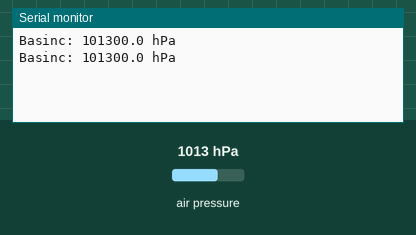
Bench run of a sketch on a simulated ESP32. On the bench: the last lines printed to the serial monitor. The test bench sets the inputs (shaded band); at power-on: air pressure 1013 hPa.

Above: at 2.8 s.
2.9 s: air pressure set to 952 hPa
At 4.9 s:
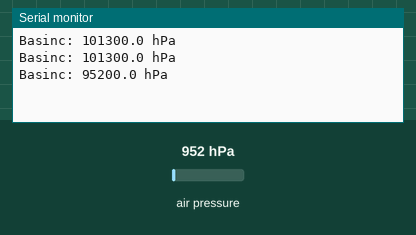
5.6 s: air pressure set to 975 hPa
At 6.5 s:
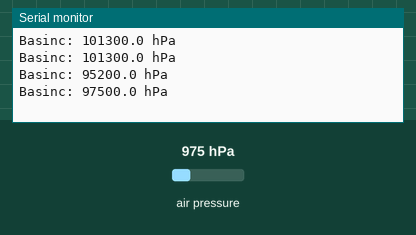
Timing chart, 0 to 8.6 s (numbered marks = the images above; inputs shaded):
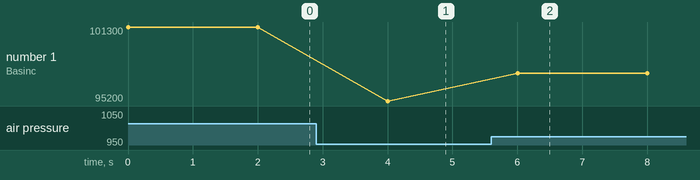

Measured:
- after the input at 2.9 s, the serial monitor: prints a new line after 1.1 s (image 1)
- after the input at 5.6 s, the serial monitor: prints a new line after 0.40 s (image 2)
- plotted number 1: 101300 → 95200 after the input at 2.9 s, 95200 → 97500 after the input at 5.6 s

The sketch:

Foy3_Hatali.ino
```cpp
// FOY 3 - Hata Avcisi: Bu kodda bilerek birakilmis bir hata var!
#include <Wire.h>
#include <Adafruit_BMP280.h>

Adafruit_BMP280 bmp;

void setup() {
  Serial.begin(115200);
  Wire.begin(21, 22);
  if (!bmp.begin(0x76)) {
    Serial.println("HATA: BMP280 bulunamadi.");
    while (true) delay(100);
  }
}

void loop() {
  float basincHpa = bmp.readPressure();
  Serial.print("Basinc: ");
  Serial.print(basincHpa, 1);
  Serial.println(" hPa");
  delay(2000);
}
```
